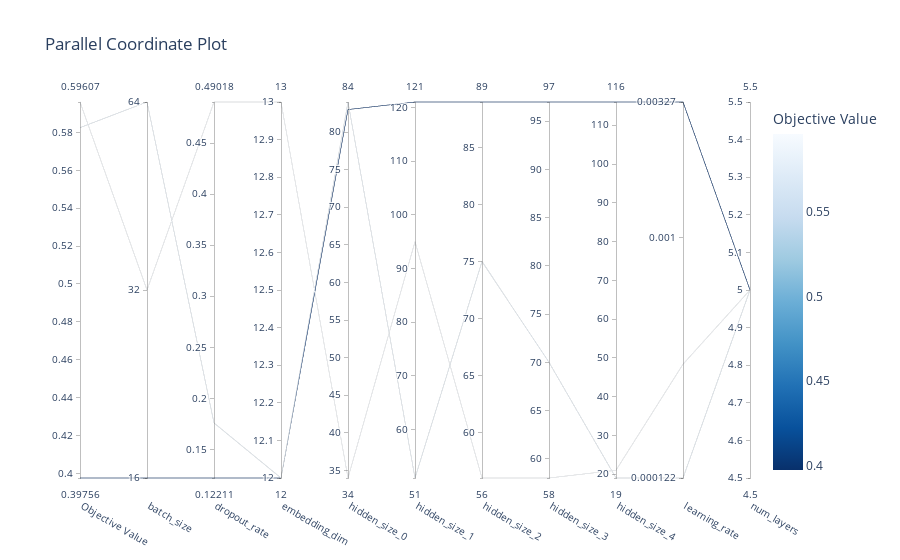

Write notebook code for a chart like this one.
### Code cell
# Parallel Coordinate
plot_parallel_coordinate(study).show()

### Figure 1 — Plotly figure (JSON) as saved in the notebook; plotly's stock layout.template omitted (floating-point values rounded to 4 significant figures)
{"data": [{"dimensions": [{"label": "Objective Value", "range": [0.3976, 0.5961], "values": [0.3976, 0.5961, 0.5825]}, {"label": "batch_size", "range": [0, 2], "ticktext": ["16", "32", "64"], "tickvals": [0, 1, 2], "values": [0, 1, 2]}, {"label": "dropout_rate", "range": [0.1221, 0.4902], "values": [0.1221, 0.4902, 0.176]}, {"label": "embedding_dim", "range": [12, 13], "values": [12, 13, 12]}, {"label": "hidden_size_0", "range": [34, 84], "values": [83, 34, 84]}, {"label": "hidden_size_1", "range": [51, 121], "values": [121, 95, 51]}, {"label": "hidden_size_2", "range": [56, 89], "values": [89, 56, 75]}, {"label": "hidden_size_3", "range": [58, 97], "values": [97, 58, 70]}, {"label": "hidden_size_4", "range": [19, 116], "values": [116, 21, 19]}, {"label": "learning_rate", "range": [-3.914, -2.485], "ticktext": ["0.000122", "0.001", "0.00327"], "tickvals": [-3.914, -3, -2.485], "values": [-2.485, -3.482, -3.914]}, {"label": "num_layers", "range": [5, 5], "values": [5, 5, 5]}], "labelangle": 30, "labelside": "bottom", "line": {"color": [0.3976, 0.5961, 0.5825], "colorbar": {"title": {"text": "Objective Value"}}, "colorscale": [[0, "rgb(247,251,255)"], [0.125, "rgb(222,235,247)"], [0.25, "rgb(198,219,239)"], [0.375, "rgb(158,202,225)"], [0.5, "rgb(107,174,214)"], [0.625, "rgb(66,146,198)"], [0.75, "rgb(33,113,181)"], [0.875, "rgb(8,81,156)"], [1, "rgb(8,48,107)"]], "reversescale": true, "showscale": true}, "type": "parcoords"}], "layout": {"title": {"text": "Parallel Coordinate Plot"}}}
